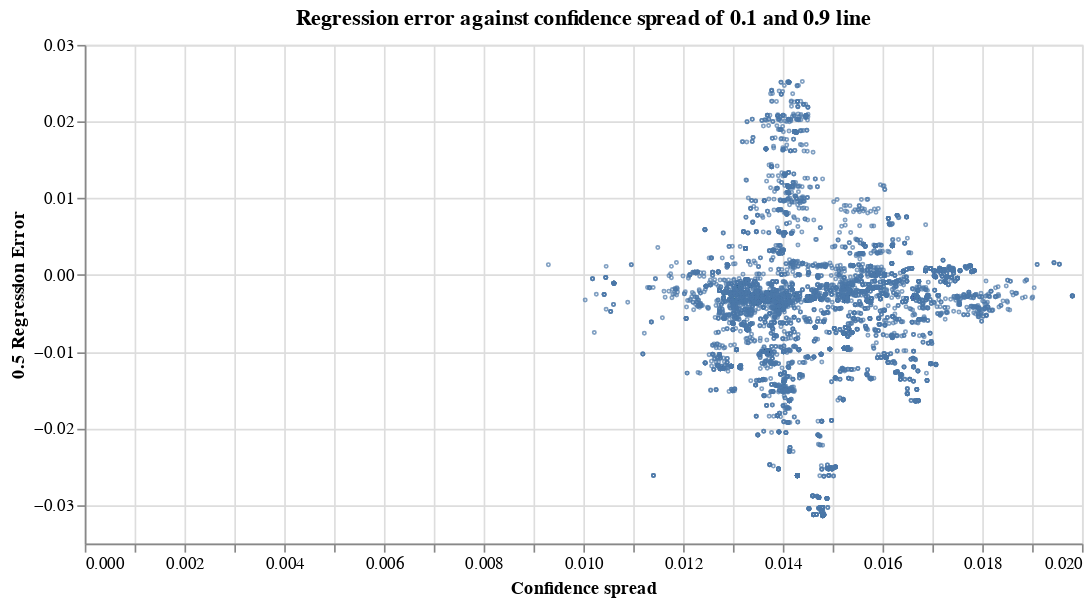

Here is the notebook cell this chart was saved with:
### Code cell
alt.Chart.from_dict({
  "$schema": "https://vega.github.io/schema/vega-lite/v4.json",
  "width": 600,
    "title": "Regression error against confidence spread of 0.1 and 0.9 line",
    "description": "Ideally error towards zero with lower spread",
  "data": {
    "values": df[["Loss", "confidence_spread"]].sample(1000).to_dict('records')
  },
  "mark": {
      "type": "point",
    "size": 1,  
  },
  "encoding": {
    "x": {"field": "confidence_spread", "type": "quantitative", "title": "Confidence spread"},
    "y": {"field": "Loss", "type": "quantitative", "title": "0.5 Regression Error"
#           "scale": {"domain": [0.95, 1]}
         },
#       "color": {"field": "B"},
  },
})

### Figure 1 — Vega-Lite specification as saved in the notebook (floating-point values rounded to 4 significant figures; data arrays with more than 128 entries replaced by an {"elided": "..."} marker saying what was removed)
{"config": {"view": {"continuousWidth": 400, "continuousHeight": 300}}, "data": {"name": "data-6f42133ccc032a88b0227d68af227e7e"}, "mark": {"type": "point", "size": 1}, "description": "Ideally error towards zero with lower spread", "encoding": {"x": {"field": "confidence_spread", "title": "Confidence spread", "type": "quantitative"}, "y": {"field": "Loss", "title": "0.5 Regression Error", "type": "quantitative"}}, "title": "Regression error against confidence spread of 0.1 and 0.9 line", "width": 600, "$schema": "https://vega.github.io/schema/vega-lite/v4.json", "datasets": {"data-6f42133ccc032a88b0227d68af227e7e": {"elided": "6547 records"}}}
